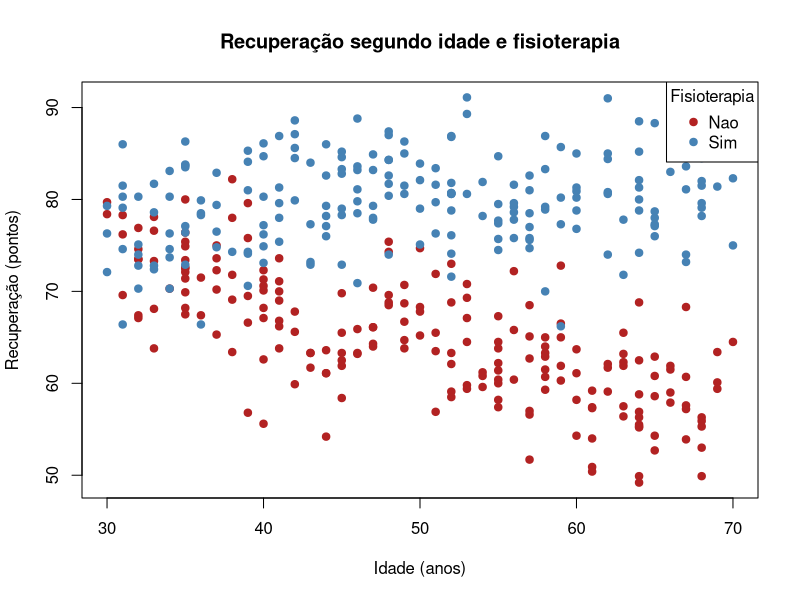

This chart was generated by the following R code:
# 01 - Exploração dos dados (dataset sintético)
dados <- read.csv("data/dados.csv", stringsAsFactors = TRUE)
dados$fisioterapia <- relevel(dados$fisioterapia, ref = "Nao")

str(dados)
summary(dados)

# Média e DP da recuperação por grupo
aggregate(recuperacao ~ fisioterapia, dados, function(x) c(media = mean(x), dp = sd(x)))

# Dispersão: recuperação x idade, por grupo
cores <- c(Nao = "firebrick", Sim = "steelblue")

plot(dados$idade, dados$recuperacao,
     col = cores[as.character(dados$fisioterapia)], pch = 19,
     xlab = "Idade (anos)", ylab = "Recuperação (pontos)",
     main = "Recuperação segundo idade e fisioterapia")
legend("topright", legend = names(cores), col = cores, pch = 19, title = "Fisioterapia")
